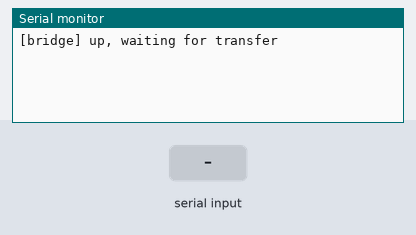
The sketch below on a simulated ESP32. Parts: the last lines printed to the serial monitor. The inputs (shaded band) are chosen by the test bench. Storage starts empty.

Above: at 1.4 s.
1.5 s: "IPSD\n" received over Serial
At 2.7 s:
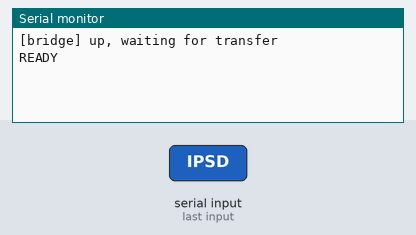
3.0 s: "FILE \n" received over Serial
At 3.6 s:
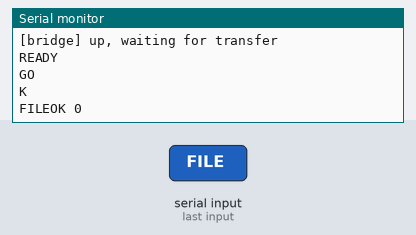
4.5 s: "END\n" received over Serial
At 5.0 s:
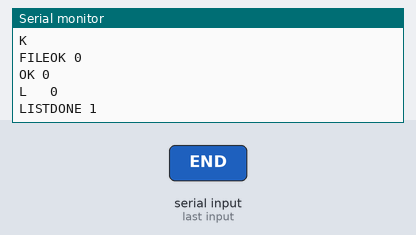
6.0 s: "PING\n" received over Serial
At 6.7 s:
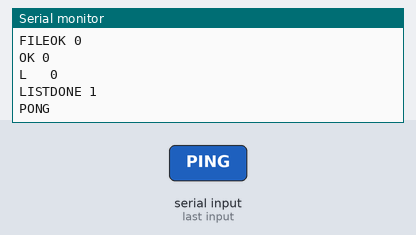

The sketch:

SDBridge.ino
```cpp
// ============================================================
//  SDBridge — one-shot file transfer tool (PC -> SD over COM)
//  Receives an MP3 over the USB serial link and writes it to
//  /music/ on the CYD's micro SD card. Used to load songs
//  without pulling the card out. The iPod app is flashed back
//  right after the transfer.
//
//  Protocol (PC side: sd_send.ps1)
//    PC: "IPSD\n"          -> device: "READY" or "NOMOUNT"
//    PC: "FILE <name> <size>\n" -> "GO" (or "NOFILE")
//    PC: 2 KB chunks       -> device acks each with "K\n"
//    PC: "END\n"           -> "OK <bytes>", then "L <name> <size>" list, "LISTDONE"
// ============================================================
#include <Arduino.h>
#include <FS.h>
#include <SD.h>
#include <SPI.h>

static File     cur;
static uint32_t totalRem = 0, chunkRem = 0, written = 0;
static bool     dataMode = false;

static bool mountSD()
{
  SPI.begin(18, 19, 23, 5);                    // CYD SD = VSPI, CS5
  if (SD.begin(5, SPI, 20000000)) return true; // fast first
  if (SD.begin(5, SPI,  4000000)) return true; // fallback slow
  return false;
}

static void listMusic()
{
  File d = SD.open("/music");
  if (!d) { Serial.println("LIST 0"); return; }
  int n = 0;
  File f = d.openNextFile();
  while (f) {
    if (!f.isDirectory())
      Serial.printf("L %s %u\n", f.name(), (unsigned)f.size());
    f.close();
    f = d.openNextFile();
    n++;
  }
  d.close();
  Serial.printf("LISTDONE %d\n", n);
}

static void handleCmd(const String& line)
{
  if (line == "IPSD") {
    if (mountSD()) { SD.mkdir("/music"); Serial.println("READY"); }
    else             Serial.println("NOMOUNT");
  } else if (line.startsWith("FILE ")) {
    int sp   = line.lastIndexOf(' ');
    String name = line.substring(5, sp);
    uint32_t sz = (uint32_t)line.substring(sp + 1).toInt();
    String path = "/music/" + name;
    SD.remove(path);                           // overwrite previous copy
    cur = SD.open(path, FILE_WRITE);
    if (!cur) { Serial.println("NOFILE"); return; }
    totalRem = sz; written = 0;
    chunkRem = (sz < 2048) ? sz : 2048;
    dataMode = true;
    Serial.println("GO");
  } else if (line == "END") {
    if (cur) { cur.flush(); cur.close(); }
    dataMode = false;
    Serial.printf("OK %u\n", (unsigned)written);
    listMusic();
  } else if (line == "PING") {
    Serial.println("PONG");
  }
}

static uint8_t buf[1024];

static void pumpData()
{
  while (chunkRem) {
    if (totalRem == 0) break;
    int n = (int)chunkRem;
    if (n > (int)sizeof(buf)) n = sizeof(buf);
    int av = Serial.available();
    if (av <= 0) return;                       // chunk still in flight
    if (n > av) n = av;
    int got = Serial.readBytes(buf, n);
    if (got <= 0) return;
    cur.write(buf, got);
    written   += got;
    totalRem  -= got;
    chunkRem  -= got;
  }
  if (totalRem == 0 && chunkRem == 0) {
    cur.flush(); cur.close();
    dataMode = false;
    Serial.printf("K\nFILEOK %u\n", (unsigned)written);
  } else {
    Serial.print("K\n");                       // chunk complete, ack it
    chunkRem = (totalRem < 2048) ? totalRem : 2048;
  }
}

void setup()
{
  Serial.setRxBufferSize(8192);
  Serial.begin(460800);
  delay(200);
  Serial.println("[bridge] up, waiting for transfer");
}

void loop()
{
  if (dataMode) { pumpData(); return; }

  static String line;
  while (Serial.available()) {
    char c = (char)Serial.read();
    if (c == '\n') { handleCmd(line); line = ""; return; }
    if (c != '\r') line += c;
    if (line.length() > 90) line = "";
  }
}
```

Measured:
- after the input at 1.5 s, the serial monitor: prints a new line at once (image 1)
- after the input at 3.0 s, the serial monitor: prints a new line at once (image 2)
- after the input at 4.5 s, the serial monitor: prints a new line at once (image 3)
- after the input at 6.0 s, the serial monitor: prints a new line at once (image 4)
